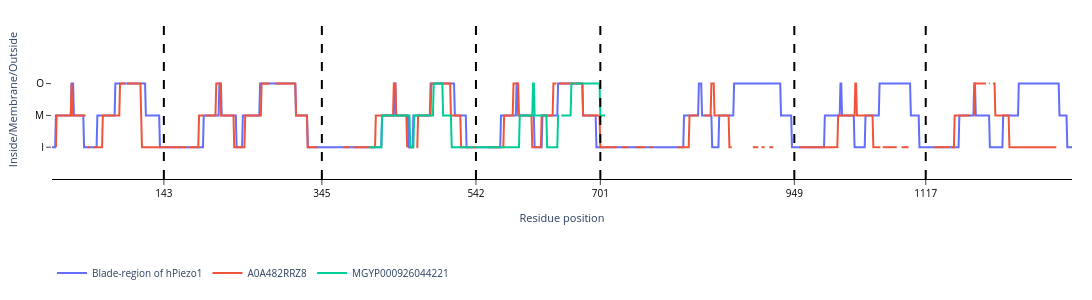

Notebook code for this chart:
### Code cell
x = np.arange(0, len(tm_blade_y)+1)
figTM = go.Figure()

figTM.add_trace(go.Scatter(
    x=x,
    y=tm_blade_y,
    mode="lines",
    name="Blade-region of hPiezo1"
))

figTM.add_trace(go.Scatter(
    x=x,
    y=tm_a0a4_y,
    mode="lines",
    name="A0A482RRZ8"
))

figTM.add_trace(go.Scatter(
    x=x,
    y=tm_mgyp_y,
    mode="lines",
    name="MGYP000926044221"
))


figTM.add_vline(x=143, line_width=2, line_dash="dash", line_color="black")
figTM.add_vline(x=345, line_width=2, line_dash="dash", line_color="black")
figTM.add_vline(x=542, line_width=2, line_dash="dash", line_color="black")
figTM.add_vline(x=701, line_width=2, line_dash="dash", line_color="black")
figTM.add_vline(x=949, line_width=2, line_dash="dash", line_color="black")
figTM.add_vline(x=1117, line_width=2, line_dash="dash", line_color="black")
# figTM.add_hline(
#     y=0,
#     line_width=1,
#     line_color="black"
# )

# Update layout to add the legend at the bottom
figTM.update_layout(
    xaxis_title="Residue position",
    yaxis_title="Inside/Membrane/Outside",
    xaxis_title_font=dict(size=11),
    yaxis_title_font=dict(size=11),
    width=1100,
    height=300,
    paper_bgcolor="rgba(0,0,0,0)",
    plot_bgcolor="rgba(0,0,0,0)",
    margin=dict(l=20, r=20, t=20, b=100),  # Increased bottom margin to fit the legend
    showlegend=True,
    legend=dict(
        orientation='h',  # Horizontal legend at the bottom
        x=0,              # Align the legend to the left
        y=-0.5,           # Place the legend below the plot
        xanchor='left',
        yanchor='top',
        font=dict(size=10)
    )
)
figTM.update_xaxes(
    tickmode="array",
    tickvals=[143, 345, 542, 701, 949, 1117],              # only one tick
    ticktext=["143", "345", "542", "701", "949", "1117"],     # bold number (HTML works)
    tickfont=dict(
        color="black",
        size=10
    ),
    showline=True,
    linecolor="black",
    linewidth=1,
    ticks="outside"
)

figTM.update_yaxes(
    tickmode="array",
    tickvals=[-1, 0, 1],              # only one tick
    ticktext=["I", "M", "O"],     # bold number (HTML works)
    tickfont=dict(
        color="black",
        size=10
    ),
    showline=False,
    linecolor="black",
    linewidth=1,
    ticks="outside"
)
figTM.update_yaxes(range=[-2, 3])
figTM.write_image("./TM.svg")
figTM.show()

### Figure 1 — Plotly figure (JSON) as saved in the notebook; plotly's stock layout.template omitted (floating-point values rounded to 4 significant figures; data arrays with more than 128 entries replaced by an {"elided": "..."} marker saying what was removed)
{"data": [{"mode": "lines", "name": "Blade-region of hPiezo1", "type": "scatter", "visible": true, "x": {"elided": "1306 int values"}, "y": {"elided": "1305 int values"}}, {"mode": "lines", "name": "A0A482RRZ8", "type": "scatter", "visible": true, "x": {"elided": "1306 int values"}, "y": {"elided": "1305 int values"}}, {"mode": "lines", "name": "MGYP000926044221", "type": "scatter", "x": {"elided": "1306 int values"}, "y": {"elided": "1305 int values"}}], "layout": {"height": 300, "legend": {"font": {"size": 10}, "orientation": "h", "x": 0, "xanchor": "left", "y": -0.5, "yanchor": "top"}, "margin": {"b": 100, "l": 20, "r": 20, "t": 20}, "paper_bgcolor": "rgba(0, 0, 0, 0)", "plot_bgcolor": "rgba(0, 0, 0, 0)", "shapes": [{"line": {"color": "black", "dash": "dash", "width": 2}, "type": "line", "x0": 143, "x1": 143, "xref": "x", "y0": 0, "y1": 1, "yref": "y domain"}, {"line": {"color": "black", "dash": "dash", "width": 2}, "type": "line", "x0": 345, "x1": 345, "xref": "x", "y0": 0, "y1": 1, "yref": "y domain"}, {"line": {"color": "black", "dash": "dash", "width": 2}, "type": "line", "x0": 542, "x1": 542, "xref": "x", "y0": 0, "y1": 1, "yref": "y domain"}, {"line": {"color": "black", "dash": "dash", "width": 2}, "type": "line", "x0": 701, "x1": 701, "xref": "x", "y0": 0, "y1": 1, "yref": "y domain"}, {"line": {"color": "black", "dash": "dash", "width": 2}, "type": "line", "x0": 949, "x1": 949, "xref": "x", "y0": 0, "y1": 1, "yref": "y domain"}, {"line": {"color": "black", "dash": "dash", "width": 2}, "type": "line", "x0": 1117, "x1": 1117, "xref": "x", "y0": 0, "y1": 1, "yref": "y domain"}], "showlegend": true, "width": 1100, "xaxis": {"autorange": true, "linecolor": "black", "linewidth": 1, "range": [0, 1304], "showline": true, "tickfont": {"color": "black", "size": 10}, "tickmode": "array", "ticks": "outside", "ticktext": ["143", "345", "542", "701", "949", "1117"], "tickvals": [143, 345, 542, 701, 949, 1117], "title": {"font": {"size": 11}, "text": "Residue position"}, "type": "linear"}, "yaxis": {"linecolor": "black", "linewidth": 1, "range": [-2, 3], "showline": false, "tickfont": {"color": "black", "size": 10}, "tickmode": "array", "ticks": "outside", "ticktext": ["I", "M", "O"], "tickvals": [-1, 0, 1], "title": {"font": {"size": 11}, "text": "Inside/Membrane/Outside"}, "type": "linear"}}}
